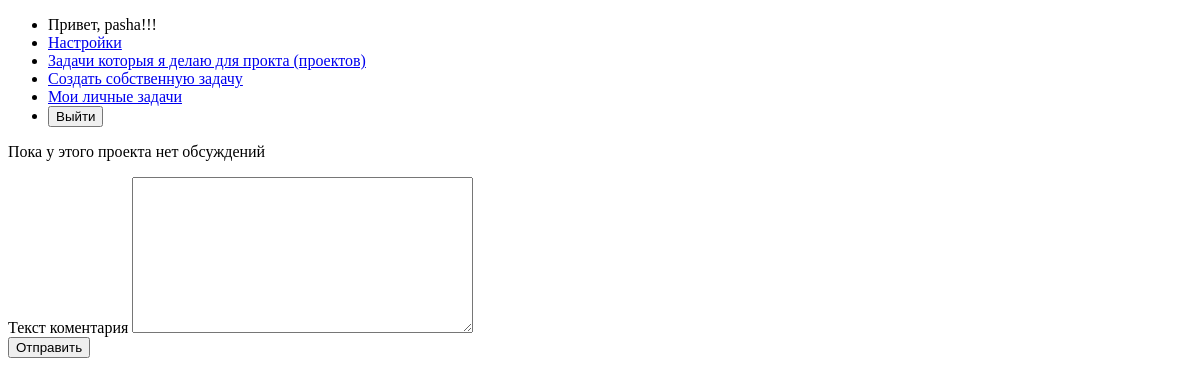
Page /Comment/5/ (signed in) on the earlier database version.
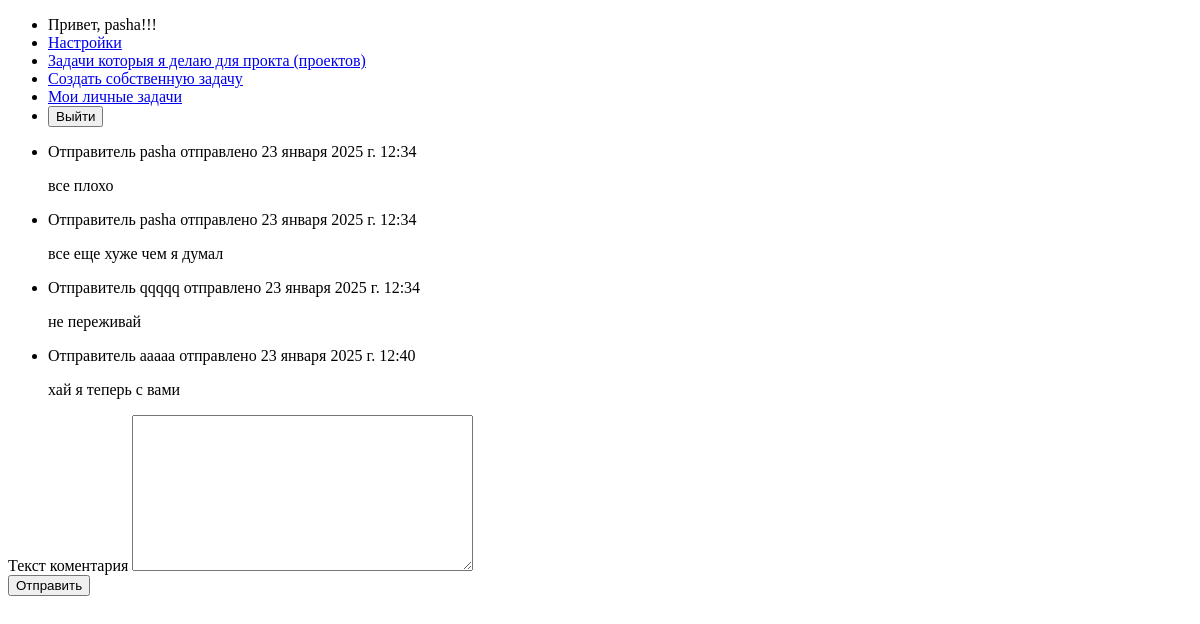
Same page on the later database version.
### TM/models.py (models this page shows, shortened)
class TaskComment(models.Model):
    project = models.ForeignKey(Project, on_delete = models.CASCADE, related_name = 'comments', verbose_name = 'Проект') #??????
    author_comment = models.ForeignKey(User, on_delete=models.CASCADE, verbose_name = 'Автор комментария')
    comment_text = models.TextField(verbose_name = 'Текст коментария')
    date_creation = models.DateTimeField(auto_now_add = True, verbose_name = 'Дата создания')
    class Meta:
        verbose_name = 'Комментарий к задаче'
        verbose_name_plural = 'Комментарии к задаче'

### TM/views.py (the view)
# urls.py: path('Comment/<str:project_name>/', views.comment_project, name = 'comment'),
def comment_project(request, project_name):
    project = get_object_or_404(Project, name = project_name)
    comments = TaskComment.objects.filter(project = project)
    if request.method == 'POST':
        form = Comment_form(request.POST)
        if form.is_valid():
            comment = form.save(commit=False)
            if request.user.is_authenticated:
                comment.project = project
                comment.author_comment = request.user
                comment.save()
            return redirect(reverse('comment', kwargs={'project_name': project.name}))
    else:
        form = Comment_form()
    return render(request, 'TM/comment.html', {'form': form, 'comments': comments})

### TM/forms.py
class Comment_form(forms.ModelForm):
    class Meta:
        model = TaskComment
        fields = ['comment_text']

### templates/TM/comment.html (shortened to what this page needs)
{% extends 'TM/base.html' %}
{% block content %}
    {% if comments %}
        {% for comment in comments %}
            <div>
                <ul>
                    <li><p>Отправитель {{ comment.author_comment }} отправлено {{ comment.date_creation }}</p></li>
                    <p> {{ comment.comment_text }}</p>
                </ul>
            </div>
        {% endfor %}
    {% else %}
    <p>Пока у этого проекта нет обсуждений</p>
    {% endif %}
    <form method = 'post'>
        <div>
            <div>
                <label for = '{{ form.name.id_for_label }}'>{{ form.comment_text.label }}</label>
                {{ form.comment_text }}
            </div>
            <button type = 'submit'>Отправить</button>
        </div>
    </form>
{% endblock %}

Differences in the rows shown:
added TaskComment: author_comment "pasha", date_creation "23 января 2025 г. 12:34", comment_text "все плохо"
added TaskComment: author_comment "pasha", date_creation "23 января 2025 г. 12:34", comment_text "все еще хуже чем я думал"
added TaskComment: author_comment "qqqqq", date_creation "23 января 2025 г. 12:34", comment_text "не переживай"
added TaskComment: author_comment "aaaaa", date_creation "23 января 2025 г. 12:40", comment_text "хай я теперь с вами"
Other differences:
text no longer shown: "Пока у этого проекта нет обсуждений"
